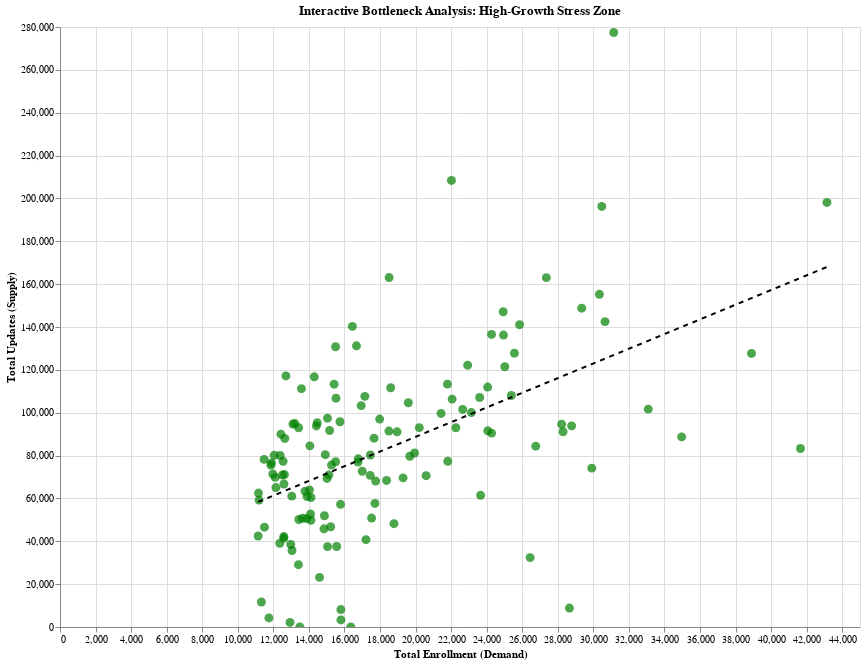

The notebook cell saved with this chart:
### Code cell
import pandas as pd
import numpy as np
import altair as alt
from sklearn.cluster import KMeans
from sklearn.preprocessing import StandardScaler


# --- RE-RUN LOGIC TO ISOLATE STRESS ZONE ---
bio_grouped = df_bio.groupby(['state', 'district'])['bio_age_5_17'].sum().reset_index()
bio_grouped.rename(columns={'bio_age_5_17': 'total_updates'}, inplace=True)
enrol_grouped = df_enroll.groupby(['state', 'district'])['total_enrolment'].sum().reset_index()
df_master = pd.merge(enrol_grouped, bio_grouped, on=['state', 'district'], how='inner')

# Filter for significant districts
median_enrol = df_master['total_enrolment'].median()
df_master = df_master[df_master['total_enrolment'] > median_enrol].copy()

# Feature Engineering
df_master['update_efficiency'] = df_master['total_updates'] / df_master['total_enrolment']
df_master['log_enrolment'] = np.log1p(df_master['total_enrolment'])

# Clustering
X = df_master[['log_enrolment', 'update_efficiency']]
scaler = StandardScaler()
kmeans = KMeans(n_clusters=4, random_state=42, n_init=10)
df_master['cluster'] = kmeans.fit_predict(scaler.fit_transform(X))

# Naming (Identifying High-Growth Stress)
centroids = scaler.inverse_transform(kmeans.cluster_centers_)
centroid_df = pd.DataFrame(centroids, columns=['log_enrolment', 'update_efficiency'])
centroid_df['cluster'] = range(4)
centroid_df = centroid_df.sort_values('log_enrolment', ascending=False)
high_vol_indices = centroid_df.head(2).index
high_vol_clusters = centroid_df.loc[high_vol_indices].sort_values('update_efficiency', ascending=False)
stress_cluster = high_vol_clusters.iloc[1]['cluster']

df_master['Persona'] = df_master['cluster'].map({stress_cluster: 'High-Growth Stress'})
stress_zone_df = df_master[df_master['Persona'] == 'High-Growth Stress'].copy()

# --- CREATE INTERACTIVE CHART ---
scatter = alt.Chart(stress_zone_df).mark_circle(size=80, color='green').encode(
    x=alt.X('total_enrolment', title='Total Enrollment (Demand)'),
    y=alt.Y('total_updates', title='Total Updates (Supply)'),
    tooltip=['district', 'state', 'total_enrolment', 'total_updates', 'update_efficiency']
).properties(
    title='Interactive Bottleneck Analysis: High-Growth Stress Zone',
    width=800,
    height=600
).interactive()

# Add Trend Line
line = scatter.transform_regression('total_enrolment', 'total_updates').mark_line(color='black', strokeDash=[5,5])

# Layer the scatter plot and the trend line
chart = alt.layer(scatter, line)
chart.show()

### Figure 1 — Vega-Lite specification as saved in the notebook (floating-point values rounded to 4 significant figures; data arrays with more than 128 entries replaced by an {"elided": "..."} marker saying what was removed)
{"config": {"view": {"continuousWidth": 300, "continuousHeight": 300}}, "layer": [{"mark": {"type": "circle", "color": "green", "size": 80}, "encoding": {"tooltip": [{"field": "district", "type": "nominal"}, {"field": "state", "type": "nominal"}, {"field": "total_enrolment", "type": "quantitative"}, {"field": "total_updates", "type": "quantitative"}, {"field": "update_efficiency", "type": "quantitative"}], "x": {"field": "total_enrolment", "title": "Total Enrollment (Demand)", "type": "quantitative"}, "y": {"field": "total_updates", "title": "Total Updates (Supply)", "type": "quantitative"}}, "name": "view_1", "title": "Interactive Bottleneck Analysis: High-Growth Stress Zone"}, {"mark": {"type": "line", "color": "black", "strokeDash": [5, 5]}, "encoding": {"tooltip": [{"field": "district", "type": "nominal"}, {"field": "state", "type": "nominal"}, {"field": "total_enrolment", "type": "quantitative"}, {"field": "total_updates", "type": "quantitative"}, {"field": "update_efficiency", "type": "quantitative"}], "x": {"field": "total_enrolment", "title": "Total Enrollment (Demand)", "type": "quantitative"}, "y": {"field": "total_updates", "title": "Total Updates (Supply)", "type": "quantitative"}}, "title": "Interactive Bottleneck Analysis: High-Growth Stress Zone", "transform": [{"on": "total_enrolment", "regression": "total_updates"}]}], "data": {"name": "data-048bc6a1db89f0b10f422c212a491808"}, "height": 600, "params": [{"name": "param_2", "select": {"type": "interval", "encodings": ["x", "y"]}, "bind": "scales", "views": ["view_1"]}], "width": 800, "$schema": "https://vega.github.io/schema/vega-lite/v5.20.1.json", "datasets": {"data-048bc6a1db89f0b10f422c212a491808": {"elided": "134 records"}}}
